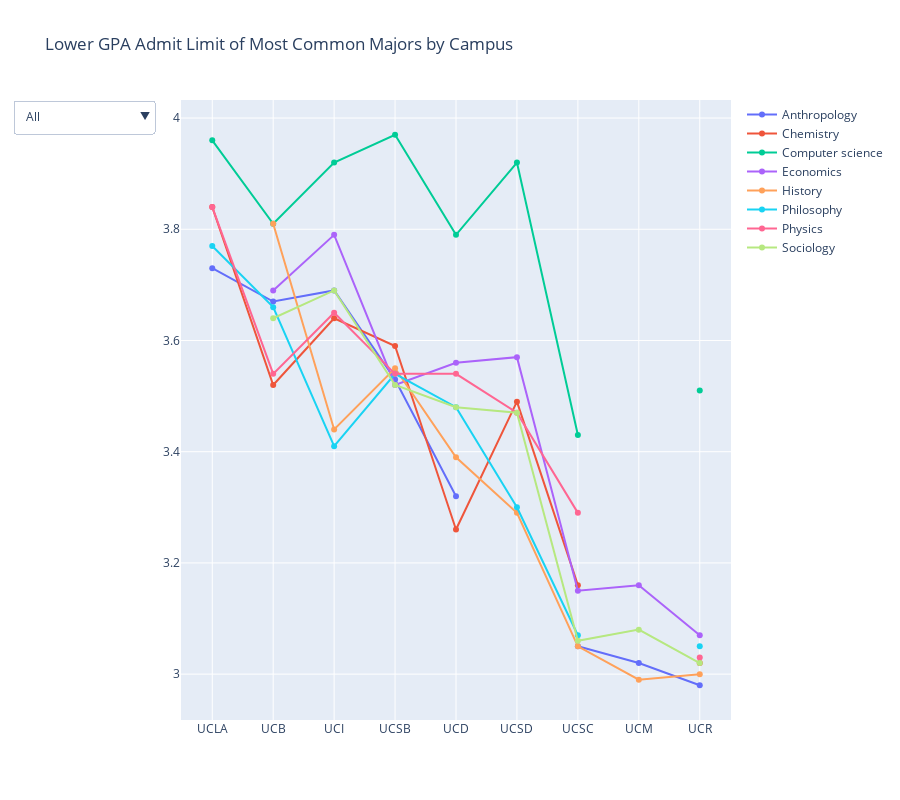

Source (notebook cell):
### Code cell
# Interactive plot of lower GPA admit limit per major 
# with UC's sorted by acceptance rate from low to high
drop_down_plot(pivot, title="Lower GPA Admit Limit of Most Common Majors by Campus")

### Figure 1 — Plotly figure (JSON) as saved in the notebook; plotly's stock layout.template omitted (floating-point values rounded to 4 significant figures)
{"data": [{"name": "Anthropology", "type": "scatter", "x": ["UCLA", "UCB", "UCI", "UCSB", "UCD", "UCSD", "UCSC", "UCM", "UCR"], "y": [3.73, 3.67, 3.69, 3.53, 3.32, null, 3.05, 3.02, 2.98]}, {"name": "Chemistry", "type": "scatter", "x": ["UCLA", "UCB", "UCI", "UCSB", "UCD", "UCSD", "UCSC", "UCM", "UCR"], "y": [3.84, 3.52, 3.64, 3.59, 3.26, 3.49, 3.16, null, 3.02]}, {"name": "Computer science", "type": "scatter", "x": ["UCLA", "UCB", "UCI", "UCSB", "UCD", "UCSD", "UCSC", "UCM", "UCR"], "y": [3.96, 3.81, 3.92, 3.97, 3.79, 3.92, 3.43, null, 3.51]}, {"name": "Economics", "type": "scatter", "x": ["UCLA", "UCB", "UCI", "UCSB", "UCD", "UCSD", "UCSC", "UCM", "UCR"], "y": [null, 3.69, 3.79, 3.52, 3.56, 3.57, 3.15, 3.16, 3.07]}, {"name": "History", "type": "scatter", "x": ["UCLA", "UCB", "UCI", "UCSB", "UCD", "UCSD", "UCSC", "UCM", "UCR"], "y": [null, 3.81, 3.44, 3.55, 3.39, 3.29, 3.05, 2.99, 3]}, {"name": "Philosophy", "type": "scatter", "x": ["UCLA", "UCB", "UCI", "UCSB", "UCD", "UCSD", "UCSC", "UCM", "UCR"], "y": [3.77, 3.66, 3.41, 3.54, 3.48, 3.3, 3.07, null, 3.05]}, {"name": "Physics", "type": "scatter", "x": ["UCLA", "UCB", "UCI", "UCSB", "UCD", "UCSD", "UCSC", "UCM", "UCR"], "y": [3.84, 3.54, 3.65, 3.54, 3.54, 3.47, 3.29, null, 3.03]}, {"name": "Sociology", "type": "scatter", "x": ["UCLA", "UCB", "UCI", "UCSB", "UCD", "UCSD", "UCSC", "UCM", "UCR"], "y": [null, 3.64, 3.69, 3.52, 3.48, 3.47, 3.06, 3.08, 3.02]}], "layout": {"height": 800, "title": {"text": "Lower GPA Admit Limit of Most Common Majors by Campus"}, "updatemenus": [{"active": 0, "buttons": [{"args": [{"showlegend": true, "title": "All", "visible": [true, true, true, true, true, true, true, true]}], "label": "All", "method": "update"}, {"args": [{"showlegend": true, "title": "Anthropology", "visible": [true, false, false, false, false, false, false, false]}], "label": "Anthropology", "method": "update"}, {"args": [{"showlegend": true, "title": "Chemistry", "visible": [false, true, false, false, false, false, false, false]}], "label": "Chemistry", "method": "update"}, {"args": [{"showlegend": true, "title": "Computer science", "visible": [false, false, true, false, false, false, false, false]}], "label": "Computer science", "method": "update"}, {"args": [{"showlegend": true, "title": "Economics", "visible": [false, false, false, true, false, false, false, false]}], "label": "Economics", "method": "update"}, {"args": [{"showlegend": true, "title": "History", "visible": [false, false, false, false, true, false, false, false]}], "label": "History", "method": "update"}, {"args": [{"showlegend": true, "title": "Philosophy", "visible": [false, false, false, false, false, true, false, false]}], "label": "Philosophy", "method": "update"}, {"args": [{"showlegend": true, "title": "Physics", "visible": [false, false, false, false, false, false, true, false]}], "label": "Physics", "method": "update"}, {"args": [{"showlegend": true, "title": "Sociology", "visible": [false, false, false, false, false, false, false, true]}], "label": "Sociology", "method": "update"}]}]}}
